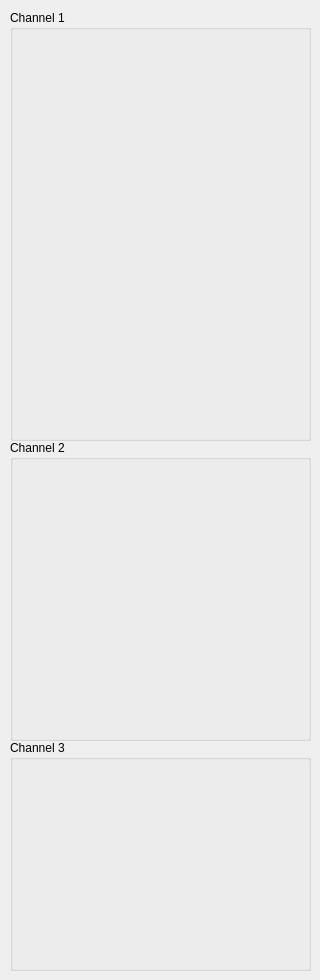
    <widget class="QWidget" name="tab_2">
     <attribute name="title">
      <string>XSample Batch</string>
     </attribute>
     <widget class="QGroupBox" name="groupBox_channel1">
      <property name="geometry">
       <rect>
        <x>10</x>
        <y>10</y>
        <width>301</width>
        <height>431</height>
       </rect>
      </property>
      <property name="title">
       <string>Channel 1</string>
      </property>
      <widget class="QWidget" name="verticalLayoutWidget_3">
       <property name="geometry">
        <rect>
         <x>10</x>
         <y>30</y>
         <width>271</width>
         <height>381</height>
        </rect>
       </property>
       <layout class="QVBoxLayout" name="verticalLayout_gases_ch1"/>
      </widget>
     </widget>
     <widget class="QGroupBox" name="groupBox_channel1_2">
      <property name="geometry">
       <rect>
        <x>10</x>
        <y>440</y>
        <width>301</width>
        <height>301</height>
       </rect>
      </property>
      <property name="title">
       <string>Channel 2</string>
      </property>
      <widget class="QWidget" name="verticalLayoutWidget_4">
       <property name="geometry">
        <rect>
         <x>10</x>
         <y>30</y>
         <width>271</width>
         <height>251</height>
        </rect>
       </property>
       <layout class="QVBoxLayout" name="verticalLayout_gases_ch2"/>
      </widget>
     </widget>
     <widget class="QGroupBox" name="groupBox_channel1_3">
      <property name="geometry">
       <rect>
        <x>10</x>
        <y>740</y>
        <width>301</width>
        <height>231</height>
       </rect>
      </property>
      <property name="title">
       <string>Channel 3</string>
      </property>
      <widget class="QWidget" name="verticalLayoutWidget_6">
       <property name="geometry">
        <rect>
         <x>10</x>
         <y>30</y>
         <width>271</width>
         <height>141</height>
        </rect>
       </property>
       <layout class="QVBoxLayout" name="verticalLayout_gases_ch3"/>
      </widget>
     </widget>
    </widget>
